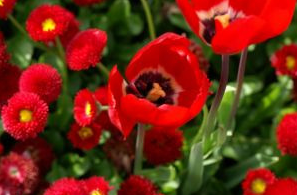
#> input picture Lab#3/F4.png, 297 x 195 px, found by its file name
$ python Ejercicio1_4.py
#> lines starting #> are read from the running program, lines starting #| are printed output that depends on the picture
#> further down, img is the input picture: PIL image 297x195 RGBA; mean R, G, B, A 114.1, 41.6, 20.1, 255
from PIL import Image
from numpy import array,dot,dstack,ones,random,uint8,zeros

def Pix2Image(img,mode='RGB'):
    if(img.max() > 255):
        img *= 255.0 / img.max()
    img = array(img,uint8)
    imagen = Image.fromarray(img,mode)
    return imagen

def Image2Pix(img):
    i = img.convert('RGB')
    w,h = i.size
#> w = 297; h = 195
    data = i.getdata()
    img = array(data,uint8)
    img = img.reshape((h,w,3))
    return img

def MaskImg(img):
    aT = array([# %R   %G   %B
                [1.00,0.00,0.00], #Canal Rojo
                [0.00,0.00,0.00], #Canal Verde
                [0.00,0.00,0.00]  #Canal Azul
                ])
    img = dot(img,aT)
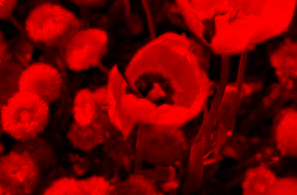
#> img: shape (195, 297, 3) float64; mean of channels 0, 1, 2 114.1, 0, 0; drawn as R, G, B
    return Pix2Image(img)

img = Image.open('F4.PNG')
im = Image2Pix(img)
imagen = MaskImg(im)

imagen.save('F4_Flores.PNG')

$ run again, with Lab#3/F1.png copied over Lab#3/F4.png
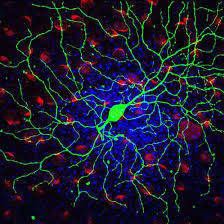
#> input picture Lab#3/F1.png, 224 x 224 px, found by its file name
#> img is the input picture: PIL image 224x224 RGBA; mean R, G, B, A 25.3, 25.7, 46.1, 255
#> in MaskImg, `img = dot(img,aT)`:
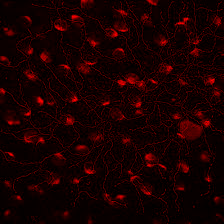
#> img: shape (224, 224, 3) float64; mean of channels 0, 1, 2 25.3, 0, 0; drawn as R, G, B

$ run again, with Lab#3/F2.png copied over Lab#3/F4.png
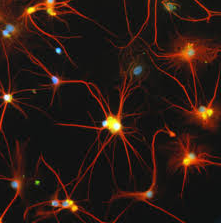
#> input picture Lab#3/F2.png, 221 x 223 px, found by its file name
#> img is the input picture: PIL image 221x223 RGBA; mean R, G, B, A 44.2, 26.3, 19.6, 255
#> in MaskImg, `img = dot(img,aT)`:
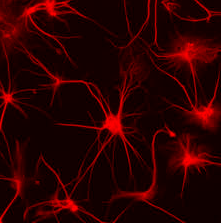
#> img: shape (223, 221, 3) float64; mean of channels 0, 1, 2 44.2, 0, 0; drawn as R, G, B

$ run again, with Lab#3/F3.png copied over Lab#3/F4.png
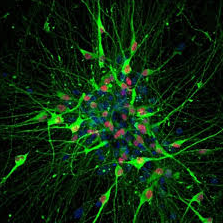
#> input picture Lab#3/F3.png, 223 x 223 px, found by its file name
#> img is the input picture: PIL image 223x223 RGBA; mean R, G, B, A 13.5, 42.6, 14.4, 255
#> in MaskImg, `img = dot(img,aT)`:
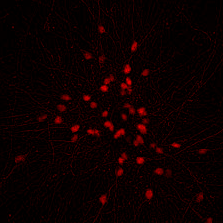
#> img: shape (223, 223, 3) float64; mean of channels 0, 1, 2 13.5, 0, 0; drawn as R, G, B
